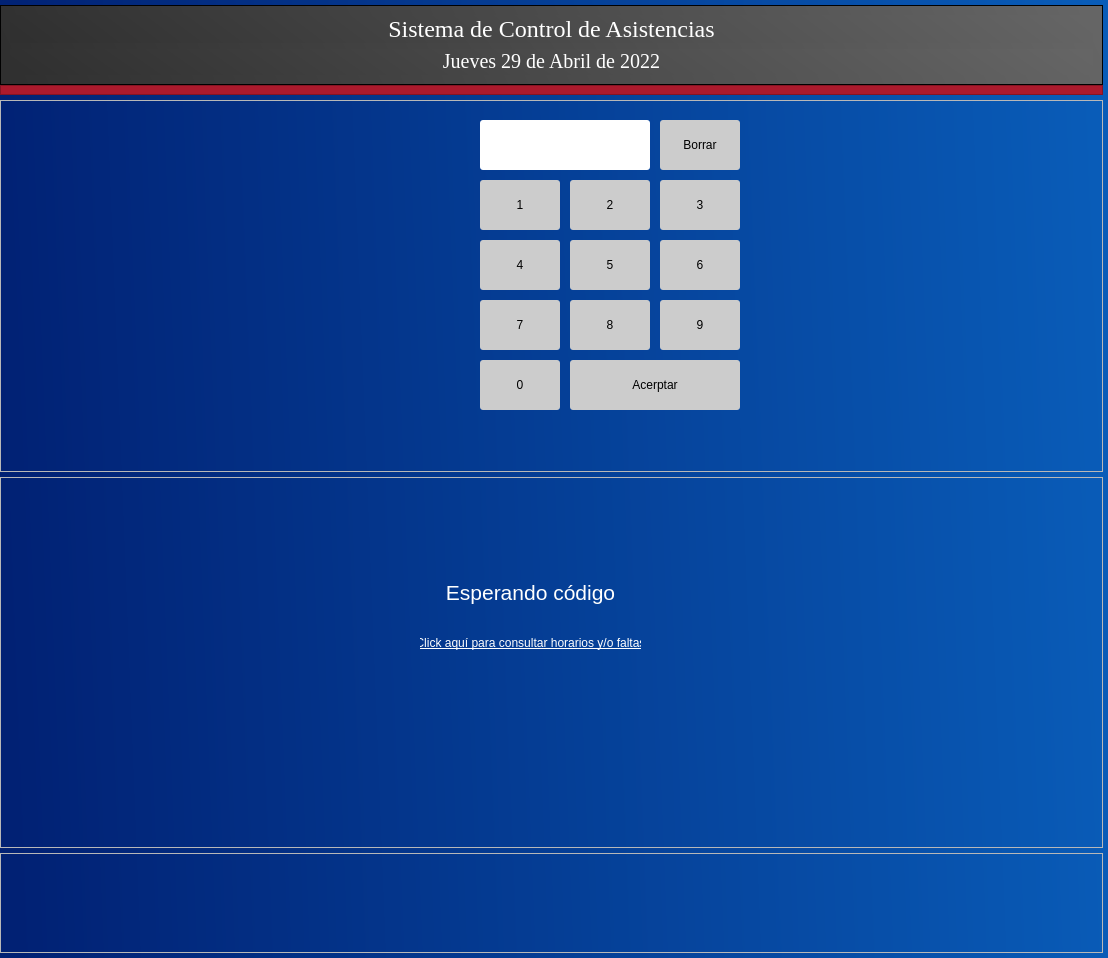
<?xml version="1.0" encoding="UTF-8"?>
<ui version="4.0">
 <class>MainWindow</class>
 <widget class="QMainWindow" name="MainWindow">
  <property name="geometry">
   <rect>
    <x>0</x>
    <y>0</y>
    <width>1108</width>
    <height>958</height>
   </rect>
  </property>
  <property name="font">
   <font>
    <family>Bahnschrift</family>
    <pointsize>14</pointsize>
    <underline>true</underline>
   </font>
  </property>
  <property name="windowTitle">
   <string>MainWindow</string>
  </property>
  <property name="styleSheet">
   <string notr="true">background-color: qlineargradient(spread:pad, x1:0, y1:0.500136, x2:1, y2:0.466, stop:0 rgba(1, 33, 116, 255), stop:1 rgba(9, 92, 184, 255));</string>
  </property>
  <widget class="QWidget" name="centralwidget">
   <layout class="QVBoxLayout" name="verticalLayout_2">
    <property name="spacing">
     <number>5</number>
    </property>
    <property name="leftMargin">
     <number>0</number>
    </property>
    <property name="topMargin">
     <number>5</number>
    </property>
    <property name="rightMargin">
     <number>5</number>
    </property>
    <property name="bottomMargin">
     <number>5</number>
    </property>
    <item>
     <layout class="QVBoxLayout" name="verticalLayout">
      <property name="spacing">
       <number>0</number>
      </property>
      <item>
       <widget class="QFrame" name="frame">
        <property name="minimumSize">
         <size>
          <width>0</width>
          <height>50</height>
         </size>
        </property>
        <property name="maximumSize">
         <size>
          <width>16777215</width>
          <height>80</height>
         </size>
        </property>
        <property name="styleSheet">
         <string notr="true">background-color: qlineargradient(spread:pad, x1:0, y1:0.500136, x2:1, y2:0.466, stop:0 rgba(48, 48, 48, 255), stop:1 rgba(101, 101, 101, 255));</string>
        </property>
        <property name="frameShape">
         <enum>QFrame::StyledPanel</enum>
        </property>
        <property name="frameShadow">
         <enum>QFrame::Raised</enum>
        </property>
        <layout class="QVBoxLayout" name="verticalLayout_3">
         <item>
          <widget class="QLabel" name="label">
           <property name="font">
            <font>
             <family>Times new Roman</family>
             <pointsize>18</pointsize>
             <weight>50</weight>
             <italic>false</italic>
             <bold>false</bold>
            </font>
           </property>
           <property name="styleSheet">
            <string notr="true">color: white;
font: family &quot;Times new Roman&quot;;</string>
           </property>
           <property name="text">
            <string>&lt;html&gt;&lt;head/&gt;&lt;body&gt;&lt;p align=&quot;center&quot;&gt;Sistema de Control de Asistencias&lt;/p&gt;&lt;/body&gt;&lt;/html&gt;</string>
           </property>
          </widget>
         </item>
         <item>
          <widget class="QLabel" name="label_2">
           <property name="font">
            <font>
             <family>Times new Roman</family>
             <pointsize>15</pointsize>
             <weight>50</weight>
             <italic>false</italic>
             <bold>false</bold>
            </font>
           </property>
           <property name="styleSheet">
            <string notr="true">color: white;
font: family &quot;Times new Roman&quot;;</string>
           </property>
           <property name="text">
            <string>&lt;html&gt;&lt;head/&gt;&lt;body&gt;&lt;p align=&quot;center&quot;&gt;Jueves 29 de Abril de 2022&lt;/p&gt;&lt;/body&gt;&lt;/html&gt;</string>
           </property>
          </widget>
         </item>
        </layout>
       </widget>
      </item>
      <item>
       <widget class="QFrame" name="frame_2">
        <property name="minimumSize">
         <size>
          <width>0</width>
          <height>8</height>
         </size>
        </property>
        <property name="maximumSize">
         <size>
          <width>16777215</width>
          <height>10</height>
         </size>
        </property>
        <property name="styleSheet">
         <string notr="true">background-color: rgb(172, 26, 45);</string>
        </property>
        <property name="frameShape">
         <enum>QFrame::StyledPanel</enum>
        </property>
        <property name="frameShadow">
         <enum>QFrame::Raised</enum>
        </property>
       </widget>
      </item>
     </layout>
    </item>
    <item>
     <widget class="QFrame" name="cuadroAbajo">
      <property name="minimumSize">
       <size>
        <width>300</width>
        <height>350</height>
       </size>
      </property>
      <property name="styleSheet">
       <string notr="true">background: none;</string>
      </property>
      <property name="frameShape">
       <enum>QFrame::StyledPanel</enum>
      </property>
      <property name="frameShadow">
       <enum>QFrame::Raised</enum>
      </property>
      <widget class="QLabel" name="label_3">
       <property name="geometry">
        <rect>
         <x>280</x>
         <y>40</y>
         <width>180</width>
         <height>180</height>
        </rect>
       </property>
       <property name="minimumSize">
        <size>
         <width>180</width>
         <height>180</height>
        </size>
       </property>
       <property name="maximumSize">
        <size>
         <width>180</width>
         <height>180</height>
        </size>
       </property>
       <property name="styleSheet">
        <string notr="true">border-image: url(:/cct/biometrics.jpg);</string>
       </property>
       <property name="text">
        <string/>
       </property>
      </widget>
      <widget class="QTextEdit" name="textEdit">
       <property name="geometry">
        <rect>
         <x>480</x>
         <y>20</y>
         <width>170</width>
         <height>50</height>
        </rect>
       </property>
       <property name="cursor" stdset="0">
        <cursorShape>IBeamCursor</cursorShape>
       </property>
       <property name="styleSheet">
        <string notr="true">border: none;
background-color: rgb(255, 255, 255);
border-radius: 3px;</string>
       </property>
       <property name="html">
        <string>&lt;!DOCTYPE HTML PUBLIC &quot;-//W3C//DTD HTML 4.0//EN&quot; &quot;http://www.w3.org/TR/REC-html40/strict.dtd&quot;&gt;
&lt;html&gt;&lt;head&gt;&lt;meta name=&quot;qrichtext&quot; content=&quot;1&quot; /&gt;&lt;style type=&quot;text/css&quot;&gt;
p, li { white-space: pre-wrap; }
&lt;/style&gt;&lt;/head&gt;&lt;body style=&quot; font-family:'MS Shell Dlg 2'; font-size:8.25pt; font-weight:400; font-style:normal;&quot;&gt;
&lt;p align=&quot;center&quot; style=&quot;-qt-paragraph-type:empty; margin-top:0px; margin-bottom:0px; margin-left:0px; margin-right:0px; -qt-block-indent:0; text-indent:0px;&quot;&gt;&lt;br /&gt;&lt;/p&gt;&lt;/body&gt;&lt;/html&gt;</string>
       </property>
      </widget>
      <widget class="QPushButton" name="pushButton_2">
       <property name="geometry">
        <rect>
         <x>660</x>
         <y>20</y>
         <width>80</width>
         <height>50</height>
        </rect>
       </property>
       <property name="minimumSize">
        <size>
         <width>80</width>
         <height>50</height>
        </size>
       </property>
       <property name="maximumSize">
        <size>
         <width>100</width>
         <height>70</height>
        </size>
       </property>
       <property name="cursor">
        <cursorShape>PointingHandCursor</cursorShape>
       </property>
       <property name="styleSheet">
        <string notr="true">border: none;
background-color: rgb(204, 204, 204);
border-radius: 3px;</string>
       </property>
       <property name="text">
        <string>Borrar</string>
       </property>
      </widget>
      <widget class="QPushButton" name="pushButton_3">
       <property name="geometry">
        <rect>
         <x>480</x>
         <y>80</y>
         <width>80</width>
         <height>50</height>
        </rect>
       </property>
       <property name="minimumSize">
        <size>
         <width>80</width>
         <height>50</height>
        </size>
       </property>
       <property name="maximumSize">
        <size>
         <width>100</width>
         <height>70</height>
        </size>
       </property>
       <property name="cursor">
        <cursorShape>PointingHandCursor</cursorShape>
       </property>
       <property name="styleSheet">
        <string notr="true">border: none;
background-color: rgb(204, 204, 204);
border-radius: 3px;</string>
       </property>
       <property name="text">
        <string>1</string>
       </property>
      </widget>
      <widget class="QPushButton" name="pushButton_4">
       <property name="geometry">
        <rect>
         <x>570</x>
         <y>80</y>
         <width>80</width>
         <height>50</height>
        </rect>
       </property>
       <property name="minimumSize">
        <size>
         <width>80</width>
         <height>50</height>
        </size>
       </property>
       <property name="maximumSize">
        <size>
         <width>100</width>
         <height>70</height>
        </size>
       </property>
       <property name="cursor">
        <cursorShape>PointingHandCursor</cursorShape>
       </property>
       <property name="styleSheet">
        <string notr="true">border: none;
background-color: rgb(204, 204, 204);
border-radius: 3px;</string>
       </property>
       <property name="text">
        <string>2</string>
       </property>
      </widget>
      <widget class="QPushButton" name="pushButton_5">
       <property name="geometry">
        <rect>
         <x>660</x>
         <y>80</y>
         <width>80</width>
         <height>50</height>
        </rect>
       </property>
       <property name="minimumSize">
        <size>
         <width>80</width>
         <height>50</height>
        </size>
       </property>
       <property name="maximumSize">
        <size>
         <width>100</width>
         <height>70</height>
        </size>
       </property>
       <property name="cursor">
        <cursorShape>PointingHandCursor</cursorShape>
       </property>
       <property name="styleSheet">
        <string notr="true">border: none;
background-color: rgb(204, 204, 204);
border-radius: 3px;</string>
       </property>
       <property name="text">
        <string>3</string>
       </property>
      </widget>
      <widget class="QPushButton" name="pushButton_6">
       <property name="geometry">
        <rect>
         <x>480</x>
         <y>140</y>
         <width>80</width>
         <height>50</height>
        </rect>
       </property>
       <property name="minimumSize">
        <size>
         <width>80</width>
         <height>50</height>
        </size>
       </property>
       <property name="maximumSize">
        <size>
         <width>100</width>
         <height>70</height>
        </size>
       </property>
       <property name="cursor">
        <cursorShape>PointingHandCursor</cursorShape>
       </property>
       <property name="styleSheet">
        <string notr="true">border: none;
background-color: rgb(204, 204, 204);
border-radius: 3px;</string>
       </property>
       <property name="text">
        <string>4</string>
       </property>
      </widget>
      <widget class="QPushButton" name="pushButton_7">
       <property name="geometry">
        <rect>
         <x>570</x>
         <y>140</y>
         <width>80</width>
         <height>50</height>
        </rect>
       </property>
       <property name="minimumSize">
        <size>
         <width>80</width>
         <height>50</height>
        </size>
       </property>
       <property name="maximumSize">
        <size>
         <width>100</width>
         <height>70</height>
        </size>
       </property>
       <property name="cursor">
        <cursorShape>PointingHandCursor</cursorShape>
       </property>
       <property name="styleSheet">
        <string notr="true">border: none;
background-color: rgb(204, 204, 204);
border-radius: 3px;</string>
       </property>
       <property name="text">
        <string>5</string>
       </property>
      </widget>
      <widget class="QPushButton" name="pushButton_8">
       <property name="geometry">
        <rect>
         <x>660</x>
         <y>140</y>
         <width>80</width>
         <height>50</height>
        </rect>
       </property>
       <property name="minimumSize">
        <size>
         <width>80</width>
         <height>50</height>
        </size>
       </property>
       <property name="maximumSize">
        <size>
         <width>100</width>
         <height>70</height>
        </size>
       </property>
       <property name="cursor">
        <cursorShape>PointingHandCursor</cursorShape>
       </property>
       <property name="styleSheet">
        <string notr="true">border: none;
background-color: rgb(204, 204, 204);
border-radius: 3px;</string>
       </property>
       <property name="text">
        <string>6</string>
       </property>
      </widget>
      <widget class="QPushButton" name="pushButton_9">
       <property name="geometry">
        <rect>
         <x>480</x>
         <y>200</y>
         <width>80</width>
         <height>50</height>
        </rect>
       </property>
       <property name="minimumSize">
        <size>
         <width>80</width>
         <height>50</height>
        </size>
       </property>
       <property name="maximumSize">
        <size>
         <width>100</width>
         <height>70</height>
        </size>
       </property>
       <property name="cursor">
        <cursorShape>PointingHandCursor</cursorShape>
       </property>
       <property name="styleSheet">
        <string notr="true">border: none;
background-color: rgb(204, 204, 204);
border-radius: 3px;</string>
       </property>
       <property name="text">
        <string>7</string>
       </property>
      </widget>
      <widget class="QPushButton" name="pushButton_11">
       <property name="geometry">
        <rect>
         <x>570</x>
         <y>260</y>
         <width>170</width>
         <height>50</height>
        </rect>
       </property>
       <property name="cursor">
        <cursorShape>PointingHandCursor</cursorShape>
       </property>
       <property name="styleSheet">
        <string notr="true">border: none;
background-color: rgb(204, 204, 204);
border-radius: 3px;</string>
       </property>
       <property name="text">
        <string>Acerptar</string>
       </property>
      </widget>
      <widget class="QPushButton" name="pushButton_10">
       <property name="geometry">
        <rect>
         <x>570</x>
         <y>200</y>
         <width>80</width>
         <height>50</height>
        </rect>
       </property>
       <property name="minimumSize">
        <size>
         <width>80</width>
         <height>50</height>
        </size>
       </property>
       <property name="maximumSize">
        <size>
         <width>100</width>
         <height>70</height>
        </size>
       </property>
       <property name="cursor">
        <cursorShape>PointingHandCursor</cursorShape>
       </property>
       <property name="styleSheet">
        <string notr="true">border: none;
background-color: rgb(204, 204, 204);
border-radius: 3px;</string>
       </property>
       <property name="text">
        <string>8</string>
       </property>
      </widget>
      <widget class="QPushButton" name="pushButton_12">
       <property name="geometry">
        <rect>
         <x>660</x>
         <y>200</y>
         <width>80</width>
         <height>50</height>
        </rect>
       </property>
       <property name="minimumSize">
        <size>
         <width>80</width>
         <height>50</height>
        </size>
       </property>
       <property name="maximumSize">
        <size>
         <width>100</width>
         <height>70</height>
        </size>
       </property>
       <property name="cursor">
        <cursorShape>PointingHandCursor</cursorShape>
       </property>
       <property name="styleSheet">
        <string notr="true">border: none;
background-color: rgb(204, 204, 204);
border-radius: 3px;</string>
       </property>
       <property name="text">
        <string>9</string>
       </property>
      </widget>
      <widget class="QPushButton" name="pushButton_13">
       <property name="geometry">
        <rect>
         <x>480</x>
         <y>260</y>
         <width>80</width>
         <height>50</height>
        </rect>
       </property>
       <property name="minimumSize">
        <size>
         <width>80</width>
         <height>50</height>
        </size>
       </property>
       <property name="maximumSize">
        <size>
         <width>100</width>
         <height>70</height>
        </size>
       </property>
       <property name="cursor">
        <cursorShape>PointingHandCursor</cursorShape>
       </property>
       <property name="styleSheet">
        <string notr="true">border: none;
background-color: rgb(204, 204, 204);
border-radius: 3px;</string>
       </property>
       <property name="text">
        <string>0</string>
       </property>
      </widget>
     </widget>
    </item>
    <item>
     <widget class="QFrame" name="frame_3">
      <property name="minimumSize">
       <size>
        <width>300</width>
        <height>100</height>
       </size>
      </property>
      <property name="styleSheet">
       <string notr="true">background: none;</string>
      </property>
      <property name="frameShape">
       <enum>QFrame::StyledPanel</enum>
      </property>
      <property name="frameShadow">
       <enum>QFrame::Raised</enum>
      </property>
      <widget class="QLabel" name="label_4">
       <property name="geometry">
        <rect>
         <x>420</x>
         <y>90</y>
         <width>221</width>
         <height>51</height>
        </rect>
       </property>
       <property name="styleSheet">
        <string notr="true">background: none;
color: white;
</string>
       </property>
       <property name="text">
        <string>&lt;html&gt;&lt;head/&gt;&lt;body&gt;&lt;p align=&quot;center&quot;&gt;&lt;span style=&quot; font-size:16pt;&quot;&gt;Esperando código&lt;/span&gt;&lt;/p&gt;&lt;/body&gt;&lt;/html&gt;</string>
       </property>
      </widget>
      <widget class="QPushButton" name="pushButton">
       <property name="geometry">
        <rect>
         <x>420</x>
         <y>150</y>
         <width>221</width>
         <height>31</height>
        </rect>
       </property>
       <property name="font">
        <font>
         <underline>true</underline>
        </font>
       </property>
       <property name="cursor">
        <cursorShape>PointingHandCursor</cursorShape>
       </property>
       <property name="styleSheet">
        <string notr="true">background: none;
border: none;
color: white;</string>
       </property>
       <property name="text">
        <string>Click aquí para consultar horarios y/o faltas</string>
       </property>
      </widget>
     </widget>
    </item>
    <item>
     <widget class="QFrame" name="frame_4">
      <property name="minimumSize">
       <size>
        <width>0</width>
        <height>100</height>
       </size>
      </property>
      <property name="maximumSize">
       <size>
        <width>16777215</width>
        <height>100</height>
       </size>
      </property>
      <property name="styleSheet">
       <string notr="true">background: none;</string>
      </property>
      <property name="frameShape">
       <enum>QFrame::StyledPanel</enum>
      </property>
      <property name="frameShadow">
       <enum>QFrame::Raised</enum>
      </property>
      <widget class="QLabel" name="label_5">
       <property name="geometry">
        <rect>
         <x>450</x>
         <y>10</y>
         <width>171</width>
         <height>100</height>
        </rect>
       </property>
       <property name="minimumSize">
        <size>
         <width>0</width>
         <height>100</height>
        </size>
       </property>
       <property name="styleSheet">
        <string notr="true">border-image: url(:/cct/footer.png);
background: none;
</string>
       </property>
       <property name="text">
        <string/>
       </property>
      </widget>
     </widget>
    </item>
   </layout>
  </widget>
 </widget>
 <resources>
  <include location="Assets/udgLogo.qrc"/>
 </resources>
 <connections/>
</ui>
